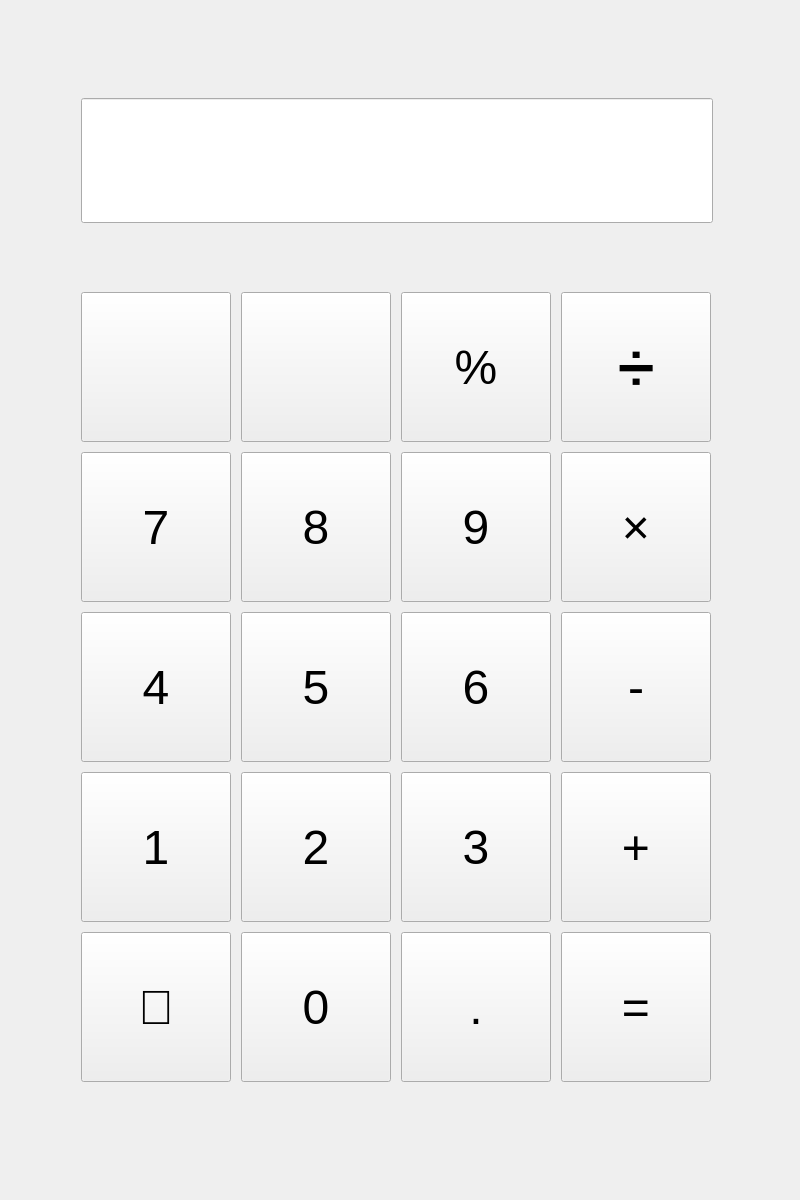
<?xml version="1.0" encoding="UTF-8"?>
<ui version="4.0">
 <class>Widget</class>
 <widget class="QWidget" name="Widget">
  <property name="geometry">
   <rect>
    <x>0</x>
    <y>0</y>
    <width>800</width>
    <height>1200</height>
   </rect>
  </property>
  <property name="minimumSize">
   <size>
    <width>0</width>
    <height>0</height>
   </size>
  </property>
  <property name="maximumSize">
   <size>
    <width>800</width>
    <height>1200</height>
   </size>
  </property>
  <property name="font">
   <font>
    <family>Ubuntu</family>
    <weight>50</weight>
    <bold>false</bold>
   </font>
  </property>
  <property name="windowTitle">
   <string>Widget</string>
  </property>
  <widget class="QWidget" name="layoutWidget">
   <property name="geometry">
    <rect>
     <x>70</x>
     <y>10</y>
     <width>654</width>
     <height>1147</height>
    </rect>
   </property>
   <layout class="QVBoxLayout" name="verticalLayout">
    <property name="topMargin">
     <number>50</number>
    </property>
    <item>
     <widget class="QLineEdit" name="mainlineEdit">
      <property name="minimumSize">
       <size>
        <width>0</width>
        <height>125</height>
       </size>
      </property>
      <property name="font">
       <font>
        <pointsize>28</pointsize>
       </font>
      </property>
     </widget>
    </item>
    <item>
     <layout class="QGridLayout" name="gridLayout">
      <property name="bottomMargin">
       <number>50</number>
      </property>
      <property name="spacing">
       <number>10</number>
      </property>
      <item row="0" column="0">
       <widget class="QPushButton" name="pushButton_clear">
        <property name="minimumSize">
         <size>
          <width>150</width>
          <height>150</height>
         </size>
        </property>
        <property name="maximumSize">
         <size>
          <width>100</width>
          <height>100</height>
         </size>
        </property>
        <property name="sizeIncrement">
         <size>
          <width>0</width>
          <height>0</height>
         </size>
        </property>
        <property name="baseSize">
         <size>
          <width>40</width>
          <height>40</height>
         </size>
        </property>
        <property name="font">
         <font>
          <family>Ubuntu</family>
          <pointsize>36</pointsize>
          <weight>50</weight>
          <bold>false</bold>
         </font>
        </property>
        <property name="text">
         <string/>
        </property>
        <property name="iconSize">
         <size>
          <width>86</width>
          <height>86</height>
         </size>
        </property>
       </widget>
      </item>
      <item row="0" column="1">
       <widget class="QPushButton" name="pushButton_del">
        <property name="minimumSize">
         <size>
          <width>150</width>
          <height>150</height>
         </size>
        </property>
        <property name="maximumSize">
         <size>
          <width>100</width>
          <height>100</height>
         </size>
        </property>
        <property name="sizeIncrement">
         <size>
          <width>0</width>
          <height>0</height>
         </size>
        </property>
        <property name="baseSize">
         <size>
          <width>40</width>
          <height>40</height>
         </size>
        </property>
        <property name="font">
         <font>
          <family>Ubuntu</family>
          <pointsize>32</pointsize>
          <weight>50</weight>
          <bold>false</bold>
         </font>
        </property>
        <property name="text">
         <string/>
        </property>
        <property name="iconSize">
         <size>
          <width>96</width>
          <height>96</height>
         </size>
        </property>
       </widget>
      </item>
      <item row="0" column="2">
       <widget class="QPushButton" name="pushButton_perc">
        <property name="minimumSize">
         <size>
          <width>150</width>
          <height>150</height>
         </size>
        </property>
        <property name="maximumSize">
         <size>
          <width>100</width>
          <height>100</height>
         </size>
        </property>
        <property name="sizeIncrement">
         <size>
          <width>0</width>
          <height>0</height>
         </size>
        </property>
        <property name="baseSize">
         <size>
          <width>40</width>
          <height>40</height>
         </size>
        </property>
        <property name="font">
         <font>
          <family>Ubuntu</family>
          <pointsize>36</pointsize>
          <weight>50</weight>
          <bold>false</bold>
         </font>
        </property>
        <property name="text">
         <string>%</string>
        </property>
       </widget>
      </item>
      <item row="0" column="3">
       <widget class="QPushButton" name="pushButton_div">
        <property name="minimumSize">
         <size>
          <width>150</width>
          <height>150</height>
         </size>
        </property>
        <property name="maximumSize">
         <size>
          <width>100</width>
          <height>100</height>
         </size>
        </property>
        <property name="sizeIncrement">
         <size>
          <width>0</width>
          <height>0</height>
         </size>
        </property>
        <property name="baseSize">
         <size>
          <width>40</width>
          <height>40</height>
         </size>
        </property>
        <property name="font">
         <font>
          <family>Ubuntu</family>
          <pointsize>36</pointsize>
          <weight>50</weight>
          <bold>false</bold>
         </font>
        </property>
        <property name="text">
         <string>➗</string>
        </property>
       </widget>
      </item>
      <item row="1" column="0">
       <widget class="QPushButton" name="pushButton_7">
        <property name="minimumSize">
         <size>
          <width>150</width>
          <height>150</height>
         </size>
        </property>
        <property name="maximumSize">
         <size>
          <width>100</width>
          <height>100</height>
         </size>
        </property>
        <property name="sizeIncrement">
         <size>
          <width>0</width>
          <height>0</height>
         </size>
        </property>
        <property name="baseSize">
         <size>
          <width>40</width>
          <height>40</height>
         </size>
        </property>
        <property name="font">
         <font>
          <family>Ubuntu</family>
          <pointsize>36</pointsize>
          <weight>50</weight>
          <bold>false</bold>
         </font>
        </property>
        <property name="text">
         <string>7</string>
        </property>
       </widget>
      </item>
      <item row="1" column="1">
       <widget class="QPushButton" name="pushButton_8">
        <property name="minimumSize">
         <size>
          <width>150</width>
          <height>150</height>
         </size>
        </property>
        <property name="maximumSize">
         <size>
          <width>100</width>
          <height>100</height>
         </size>
        </property>
        <property name="sizeIncrement">
         <size>
          <width>0</width>
          <height>0</height>
         </size>
        </property>
        <property name="baseSize">
         <size>
          <width>40</width>
          <height>40</height>
         </size>
        </property>
        <property name="font">
         <font>
          <family>Ubuntu</family>
          <pointsize>36</pointsize>
          <weight>50</weight>
          <bold>false</bold>
         </font>
        </property>
        <property name="text">
         <string>8</string>
        </property>
       </widget>
      </item>
      <item row="1" column="2">
       <widget class="QPushButton" name="pushButton_9">
        <property name="minimumSize">
         <size>
          <width>150</width>
          <height>150</height>
         </size>
        </property>
        <property name="maximumSize">
         <size>
          <width>100</width>
          <height>100</height>
         </size>
        </property>
        <property name="sizeIncrement">
         <size>
          <width>0</width>
          <height>0</height>
         </size>
        </property>
        <property name="baseSize">
         <size>
          <width>40</width>
          <height>40</height>
         </size>
        </property>
        <property name="font">
         <font>
          <family>Ubuntu</family>
          <pointsize>36</pointsize>
          <weight>50</weight>
          <bold>false</bold>
         </font>
        </property>
        <property name="text">
         <string>9</string>
        </property>
       </widget>
      </item>
      <item row="1" column="3">
       <widget class="QPushButton" name="pushButton_time">
        <property name="minimumSize">
         <size>
          <width>150</width>
          <height>150</height>
         </size>
        </property>
        <property name="maximumSize">
         <size>
          <width>100</width>
          <height>100</height>
         </size>
        </property>
        <property name="sizeIncrement">
         <size>
          <width>0</width>
          <height>0</height>
         </size>
        </property>
        <property name="font">
         <font>
          <family>Ubuntu</family>
          <pointsize>36</pointsize>
          <weight>50</weight>
          <bold>false</bold>
         </font>
        </property>
        <property name="text">
         <string>×</string>
        </property>
       </widget>
      </item>
      <item row="2" column="0">
       <widget class="QPushButton" name="pushButton_4">
        <property name="minimumSize">
         <size>
          <width>150</width>
          <height>150</height>
         </size>
        </property>
        <property name="maximumSize">
         <size>
          <width>100</width>
          <height>100</height>
         </size>
        </property>
        <property name="sizeIncrement">
         <size>
          <width>0</width>
          <height>0</height>
         </size>
        </property>
        <property name="baseSize">
         <size>
          <width>40</width>
          <height>40</height>
         </size>
        </property>
        <property name="font">
         <font>
          <family>Ubuntu</family>
          <pointsize>36</pointsize>
          <weight>50</weight>
          <bold>false</bold>
         </font>
        </property>
        <property name="text">
         <string>4</string>
        </property>
       </widget>
      </item>
      <item row="2" column="1">
       <widget class="QPushButton" name="pushButton_5">
        <property name="minimumSize">
         <size>
          <width>150</width>
          <height>150</height>
         </size>
        </property>
        <property name="maximumSize">
         <size>
          <width>100</width>
          <height>100</height>
         </size>
        </property>
        <property name="sizeIncrement">
         <size>
          <width>0</width>
          <height>0</height>
         </size>
        </property>
        <property name="baseSize">
         <size>
          <width>40</width>
          <height>40</height>
         </size>
        </property>
        <property name="font">
         <font>
          <family>Ubuntu</family>
          <pointsize>36</pointsize>
          <weight>50</weight>
          <bold>false</bold>
         </font>
        </property>
        <property name="text">
         <string>5</string>
        </property>
        <property name="autoDefault">
         <bool>false</bool>
        </property>
       </widget>
      </item>
      <item row="2" column="2">
       <widget class="QPushButton" name="pushButton_6">
        <property name="minimumSize">
         <size>
          <width>150</width>
          <height>150</height>
         </size>
        </property>
        <property name="maximumSize">
         <size>
          <width>100</width>
          <height>100</height>
         </size>
        </property>
        <property name="sizeIncrement">
         <size>
          <width>0</width>
          <height>0</height>
         </size>
        </property>
        <property name="baseSize">
         <size>
          <width>40</width>
          <height>40</height>
         </size>
        </property>
        <property name="font">
         <font>
          <family>Ubuntu</family>
          <pointsize>36</pointsize>
          <weight>50</weight>
          <bold>false</bold>
         </font>
        </property>
        <property name="text">
         <string>6</string>
        </property>
       </widget>
      </item>
      <item row="2" column="3">
       <widget class="QPushButton" name="pushButton_minus">
        <property name="minimumSize">
         <size>
          <width>150</width>
          <height>150</height>
         </size>
        </property>
        <property name="maximumSize">
         <size>
          <width>100</width>
          <height>100</height>
         </size>
        </property>
        <property name="sizeIncrement">
         <size>
          <width>0</width>
          <height>0</height>
         </size>
        </property>
        <property name="baseSize">
         <size>
          <width>40</width>
          <height>40</height>
         </size>
        </property>
        <property name="font">
         <font>
          <family>Ubuntu</family>
          <pointsize>36</pointsize>
          <weight>50</weight>
          <bold>false</bold>
         </font>
        </property>
        <property name="text">
         <string>-</string>
        </property>
       </widget>
      </item>
      <item row="3" column="0">
       <widget class="QPushButton" name="pushButton_1">
        <property name="minimumSize">
         <size>
          <width>150</width>
          <height>150</height>
         </size>
        </property>
        <property name="maximumSize">
         <size>
          <width>100</width>
          <height>100</height>
         </size>
        </property>
        <property name="sizeIncrement">
         <size>
          <width>0</width>
          <height>0</height>
         </size>
        </property>
        <property name="baseSize">
         <size>
          <width>40</width>
          <height>40</height>
         </size>
        </property>
        <property name="font">
         <font>
          <family>Ubuntu</family>
          <pointsize>36</pointsize>
          <weight>50</weight>
          <bold>false</bold>
         </font>
        </property>
        <property name="text">
         <string>1</string>
        </property>
       </widget>
      </item>
      <item row="3" column="1">
       <widget class="QPushButton" name="pushButton_2">
        <property name="minimumSize">
         <size>
          <width>150</width>
          <height>150</height>
         </size>
        </property>
        <property name="maximumSize">
         <size>
          <width>100</width>
          <height>100</height>
         </size>
        </property>
        <property name="sizeIncrement">
         <size>
          <width>0</width>
          <height>0</height>
         </size>
        </property>
        <property name="baseSize">
         <size>
          <width>40</width>
          <height>40</height>
         </size>
        </property>
        <property name="font">
         <font>
          <family>Ubuntu</family>
          <pointsize>36</pointsize>
          <weight>50</weight>
          <bold>false</bold>
         </font>
        </property>
        <property name="text">
         <string>2</string>
        </property>
       </widget>
      </item>
      <item row="3" column="2">
       <widget class="QPushButton" name="pushButton_3">
        <property name="minimumSize">
         <size>
          <width>150</width>
          <height>150</height>
         </size>
        </property>
        <property name="maximumSize">
         <size>
          <width>100</width>
          <height>100</height>
         </size>
        </property>
        <property name="sizeIncrement">
         <size>
          <width>0</width>
          <height>0</height>
         </size>
        </property>
        <property name="baseSize">
         <size>
          <width>40</width>
          <height>40</height>
         </size>
        </property>
        <property name="font">
         <font>
          <family>Ubuntu</family>
          <pointsize>36</pointsize>
          <weight>50</weight>
          <bold>false</bold>
         </font>
        </property>
        <property name="text">
         <string>3</string>
        </property>
       </widget>
      </item>
      <item row="3" column="3">
       <widget class="QPushButton" name="pushButton_plus">
        <property name="minimumSize">
         <size>
          <width>150</width>
          <height>150</height>
         </size>
        </property>
        <property name="maximumSize">
         <size>
          <width>100</width>
          <height>100</height>
         </size>
        </property>
        <property name="sizeIncrement">
         <size>
          <width>0</width>
          <height>0</height>
         </size>
        </property>
        <property name="baseSize">
         <size>
          <width>40</width>
          <height>40</height>
         </size>
        </property>
        <property name="font">
         <font>
          <family>Ubuntu</family>
          <pointsize>36</pointsize>
          <weight>50</weight>
          <bold>false</bold>
         </font>
        </property>
        <property name="text">
         <string>+</string>
        </property>
       </widget>
      </item>
      <item row="4" column="0">
       <widget class="QPushButton" name="pushButton_no_use">
        <property name="minimumSize">
         <size>
          <width>150</width>
          <height>150</height>
         </size>
        </property>
        <property name="maximumSize">
         <size>
          <width>100</width>
          <height>100</height>
         </size>
        </property>
        <property name="sizeIncrement">
         <size>
          <width>0</width>
          <height>0</height>
         </size>
        </property>
        <property name="baseSize">
         <size>
          <width>40</width>
          <height>40</height>
         </size>
        </property>
        <property name="font">
         <font>
          <family>Ubuntu</family>
          <pointsize>36</pointsize>
          <weight>50</weight>
          <bold>false</bold>
         </font>
        </property>
        <property name="text">
         <string>🍥</string>
        </property>
       </widget>
      </item>
      <item row="4" column="1">
       <widget class="QPushButton" name="pushButton_0">
        <property name="minimumSize">
         <size>
          <width>150</width>
          <height>150</height>
         </size>
        </property>
        <property name="maximumSize">
         <size>
          <width>100</width>
          <height>100</height>
         </size>
        </property>
        <property name="sizeIncrement">
         <size>
          <width>0</width>
          <height>0</height>
         </size>
        </property>
        <property name="baseSize">
         <size>
          <width>40</width>
          <height>40</height>
         </size>
        </property>
        <property name="font">
         <font>
          <family>Ubuntu</family>
          <pointsize>36</pointsize>
          <weight>50</weight>
          <bold>false</bold>
         </font>
        </property>
        <property name="text">
         <string>0</string>
        </property>
       </widget>
      </item>
      <item row="4" column="2">
       <widget class="QPushButton" name="pushButton_dot">
        <property name="minimumSize">
         <size>
          <width>150</width>
          <height>150</height>
         </size>
        </property>
        <property name="maximumSize">
         <size>
          <width>100</width>
          <height>100</height>
         </size>
        </property>
        <property name="sizeIncrement">
         <size>
          <width>0</width>
          <height>0</height>
         </size>
        </property>
        <property name="baseSize">
         <size>
          <width>40</width>
          <height>40</height>
         </size>
        </property>
        <property name="font">
         <font>
          <family>Ubuntu</family>
          <pointsize>36</pointsize>
          <weight>50</weight>
          <bold>false</bold>
         </font>
        </property>
        <property name="text">
         <string>.</string>
        </property>
       </widget>
      </item>
      <item row="4" column="3">
       <widget class="QPushButton" name="pushButton_equal">
        <property name="minimumSize">
         <size>
          <width>150</width>
          <height>150</height>
         </size>
        </property>
        <property name="maximumSize">
         <size>
          <width>100</width>
          <height>100</height>
         </size>
        </property>
        <property name="sizeIncrement">
         <size>
          <width>0</width>
          <height>0</height>
         </size>
        </property>
        <property name="baseSize">
         <size>
          <width>40</width>
          <height>40</height>
         </size>
        </property>
        <property name="font">
         <font>
          <family>Ubuntu</family>
          <pointsize>36</pointsize>
          <weight>50</weight>
          <bold>false</bold>
         </font>
        </property>
        <property name="text">
         <string>=</string>
        </property>
       </widget>
      </item>
     </layout>
    </item>
   </layout>
  </widget>
 </widget>
 <layoutdefault spacing="6" margin="11"/>
 <resources/>
 <connections/>
</ui>
